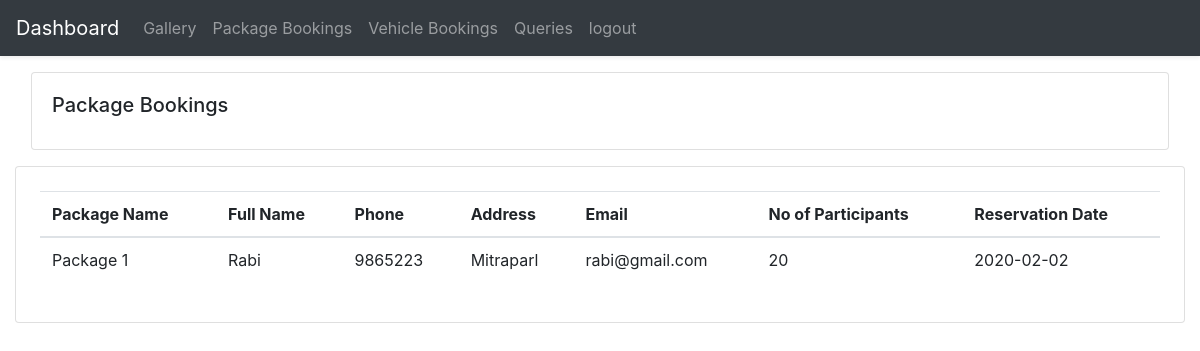
The app's page /dashboard/packagebookings.php (signed in) with its own data.
### tables this page shows
CREATE TABLE `packagebookings` (
  `id` int(11) NOT NULL,
  `package_name` varchar(255) NOT NULL,
  `name` varchar(255) NOT NULL,
  `phone` varchar(255) NOT NULL,
  `address` varchar(255) NOT NULL,
  `email` varchar(255) NOT NULL,
  `participants` int(11) NOT NULL,
  `reservation_date` varchar(255) NOT NULL
);

### dashboard/packagebookings.php (the view, shortened to what this page needs)
<html>
<head>
    <link rel="stylesheet" type="text/css" href="https://cdnjs.cloudflare.com/ajax/libs/font-awesome/5.13.0/css/all.min.css">
    <link rel="stylesheet" href="https://stackpath.bootstrapcdn.com/bootstrap/4.4.1/css/bootstrap.min.css">
</head>
<body>
    <?php include "./nav.php"; ?>
    <div class="container-fluid">
        <div class="card card-body m-3">
            <h5 class="card-title">Package Bookings</h5>
        </div>
        <div class="table-responsive card card-body p-4">
            <table class="table">
                <thead>
                    <tr>
                        <th>Package Name</th>
                        <th>Full Name</th>
                        <th>Phone</th>
                        <th>Address</th>
                        <th>Email</th>
                        <th>No of Participants</th>
                        <th>Reservation Date</th>
                    </tr>
                </thead>
                <tbody>
                    <?php
                    include '../model/connection.php';
                    $sql = "SELECT * FROM packagebookings";
                    $result = $conn->query($sql);
                    while ($row = mysqli_fetch_assoc($result)) {
                        echo '
                            <tr>
                                <td>
                                ' . $row['package_name'] . '
                                </td>
                                <td>
                                ' . $row['name'] . '
                                </td>
                                <td>
                                ' . $row['phone'] . '
                                </td>
                                <td>
                                ' . $row['address'] . '
                                </td>
                                <td>
                                ' . $row['email'] . '
                                </td>
                                <td>
                                ' . $row['participants'] . '
                                </td>
                                <td>
                                ' . $row['reservation_date'] . '
                                </td>
                            </tr>
                        ';
                    }
                    ?>
                </tbody>
            </table>
        </div>
    </div>
</body>
</html>

### dashboard/nav.php (shortened to what this page needs)
<nav class="navbar navbar-expand-lg navbar-dark  bg-dark shadow-sm">
        <a class="navbar-brand" href="./index.php">
            Dashboard
        </a>
        <div class="collapse navbar-collapse" id="navbarNav">
            <ul class="navbar-nav">
                <li class="nav-item ">
                    <a class="nav-link" href="./gallery.php">Gallery</a>
                </li>
                <li class="nav-item ">
                    <a class="nav-link" href="./packagebookings.php">Package Bookings</a>
                </li>
                <li class="nav-item ">
                    <a class="nav-link" href="./vehiclebookings.php">Vehicle Bookings</a>
                </li>
                <li class="nav-item ">
                    <a class="nav-link" href="./queries.php">Queries</a>
                </li>
                <li class="nav-item">
                    <a class="nav-link" href="../model/logout.php">logout</a>
                </li>
            </ul>
        </div>
    </nav>

### records on screen
packagebookings: package_name "Package 1", name "Rabi", phone "9865223", address "Mitraparl", email "rabi@gmail.com", participants "20", reservation_date "2020-02-02"
